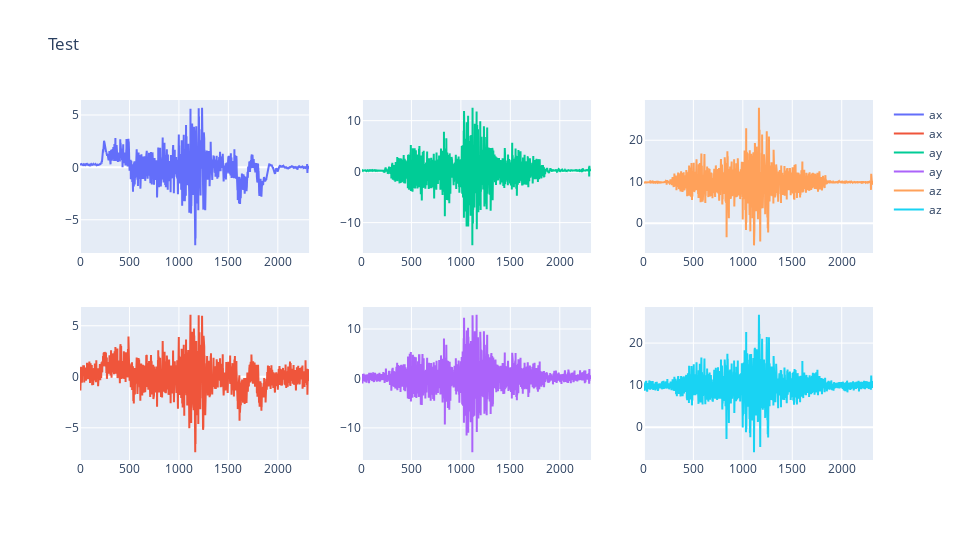

Source (notebook cell):
### Markdown cell above
## Add Noise

### Code cell
noisy_data = data.copy()
noise = np.random.normal(loc=0, scale=0.5, size=noisy_data.shape)
noisy_data = noisy_data + noise

fig = comparaisonGraph(data[["ax", "ay", "az"]], noisy_data[["ax", "ay", "az"]])
fig.show()

### Figure 1 — Plotly figure (JSON) as saved in the notebook; plotly's stock layout.template omitted (floating-point values rounded to 4 significant figures; data arrays with more than 128 entries replaced by an {"elided": "..."} marker saying what was removed)
{"data": [{"name": "ax", "type": "scatter", "x": {"elided": "2317 int values"}, "xaxis": "x", "y": {"elided": "2317 float values"}, "yaxis": "y"}, {"name": "ax", "type": "scatter", "x": {"elided": "2317 int values"}, "xaxis": "x4", "y": {"elided": "2317 float values"}, "yaxis": "y4"}, {"name": "ay", "type": "scatter", "x": {"elided": "2317 int values"}, "xaxis": "x2", "y": {"elided": "2317 float values"}, "yaxis": "y2"}, {"name": "ay", "type": "scatter", "x": {"elided": "2317 int values"}, "xaxis": "x5", "y": {"elided": "2317 float values"}, "yaxis": "y5"}, {"name": "az", "type": "scatter", "x": {"elided": "2317 int values"}, "xaxis": "x3", "y": {"elided": "2317 float values"}, "yaxis": "y3"}, {"name": "az", "type": "scatter", "x": {"elided": "2317 int values"}, "xaxis": "x6", "y": {"elided": "2317 float values"}, "yaxis": "y6"}], "layout": {"height": 540, "title": {"text": "Test"}, "width": 960, "xaxis": {"anchor": "y", "domain": [0, 0.2889]}, "xaxis2": {"anchor": "y2", "domain": [0.3556, 0.6444]}, "xaxis3": {"anchor": "y3", "domain": [0.7111, 1]}, "xaxis4": {"anchor": "y4", "domain": [0, 0.2889]}, "xaxis5": {"anchor": "y5", "domain": [0.3556, 0.6444]}, "xaxis6": {"anchor": "y6", "domain": [0.7111, 1]}, "yaxis": {"anchor": "x", "domain": [0.575, 1]}, "yaxis2": {"anchor": "x2", "domain": [0.575, 1]}, "yaxis3": {"anchor": "x3", "domain": [0.575, 1]}, "yaxis4": {"anchor": "x4", "domain": [0, 0.425]}, "yaxis5": {"anchor": "x5", "domain": [0, 0.425]}, "yaxis6": {"anchor": "x6", "domain": [0, 0.425]}}}
